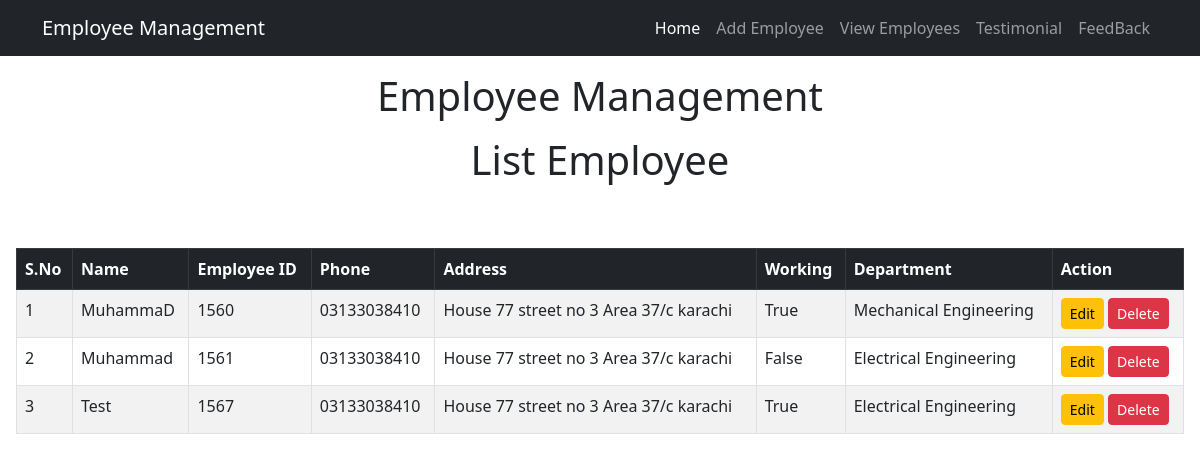
/emp/Home/, run on the app's committed database.
### emp/models.py (models this page shows, shortened)
class Emp(models.Model):
    name = models.CharField(max_length=200)
    emp_id = models.CharField(max_length=200)
    phone = models.CharField(max_length=200)
    address = models.CharField(max_length=200)
    working = models.BooleanField(default=True)
    department = models.CharField(max_length=200)

### emp/views.py (the view)
# urls.py: path('Home/',views.emp_home),
def emp_home(request):
    emps = Emp.objects.all()
    return render(request, "emp/Home.html", {"emps": emps})  # Return a valid response

### templates/emp/Home.html (shortened to what this page needs)
<!doctype html>
<html lang="en">
  <head>
    <link href="https://cdn.jsdelivr.net/npm/bootstrap@5.3.3/dist/css/bootstrap.min.css" rel="stylesheet">
  </head>
  <body>
    {% include 'emp/navbar.html' %}
    <h1 class="text-center my-3">Employee Management</h1>
     <h1 class="text-center my-3">List Employee</h1>
     <div class="mt-5 p-3">
      <table class="table table-bordered table-striped">
          <thead class="table-dark">
              <tr>
                  <th>S.No</th>
                  <th>Name</th>
                  <th>Employee ID</th>
                  <th>Phone</th>
                  <th>Address</th>
                  <th>Working</th>
                  <th>Department</th>
                  <th>Action</th>
              </tr>
          </thead>
          <tbody>
             {% for e in emps  %}
             <tr>
               <td>{{forloop.counter}}</td>
               <td>{{e.name}}</td>
               <td>{{e.id}}</td>
               <td>{{e.phone}}</td>
                 <td>{{e.address}}</td>
                 <td>{{e.working}}</td>
                 <td>{{e.department}}</td>
                 <td>
                   <a  href="/emp/emp_updated/{{e.id}}/" class="btn btn-warning btn-sm">Edit</a>
                   <a href="/emp/emp_delete/{{e.id}}/" class="btn btn-danger btn-sm">Delete</a>
                 </td>
             </tr>
             {% endfor %}
          </tbody>
      </table>
  </div>
  </body>
</html>

### data on the page
Emp: name "MuhammaD", id "1560", phone "03133038410", address "House 77 street no 3 Area 37/c karachi", working "True", department "Mechanical Engineering"
Emp: name "Muhammad", id "1561", phone "03133038410", address "House 77 street no 3 Area 37/c karachi", working "False", department "Electrical Engineering"
Emp: name "Test", id "1567", phone "03133038410", address "House 77 street no 3 Area 37/c karachi", working "True", department "Electrical Engineering"
